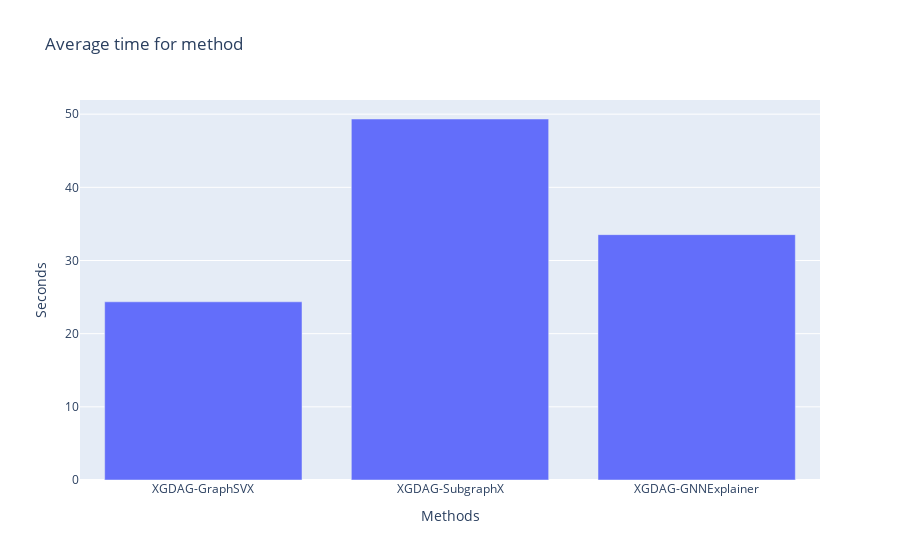

Notebook cell for this chart:
### Code cell
methods_names 	= ['XGDAG-GraphSVX', 'XGDAG-SubgraphX', 'XGDAG-GNNExplainer']

trace = go.Bar(x=methods_names, y=average_times)
layout = go.Layout(title='Average time for method', xaxis=dict(title='Methods'), yaxis=dict(title='Seconds'))
data = [trace]
fig = go.Figure(data=data, layout=layout)
fig.show()

### Figure 1 — Plotly figure (JSON) as saved in the notebook; plotly's stock layout.template omitted (floating-point values rounded to 4 significant figures)
{"data": [{"type": "bar", "x": ["XGDAG-GraphSVX", "XGDAG-SubgraphX", "XGDAG-GNNExplainer"], "y": [24.36, 49.34, 33.53]}], "layout": {"title": {"text": "Average time for method"}, "xaxis": {"title": {"text": "Methods"}}, "yaxis": {"title": {"text": "Seconds"}}}}
